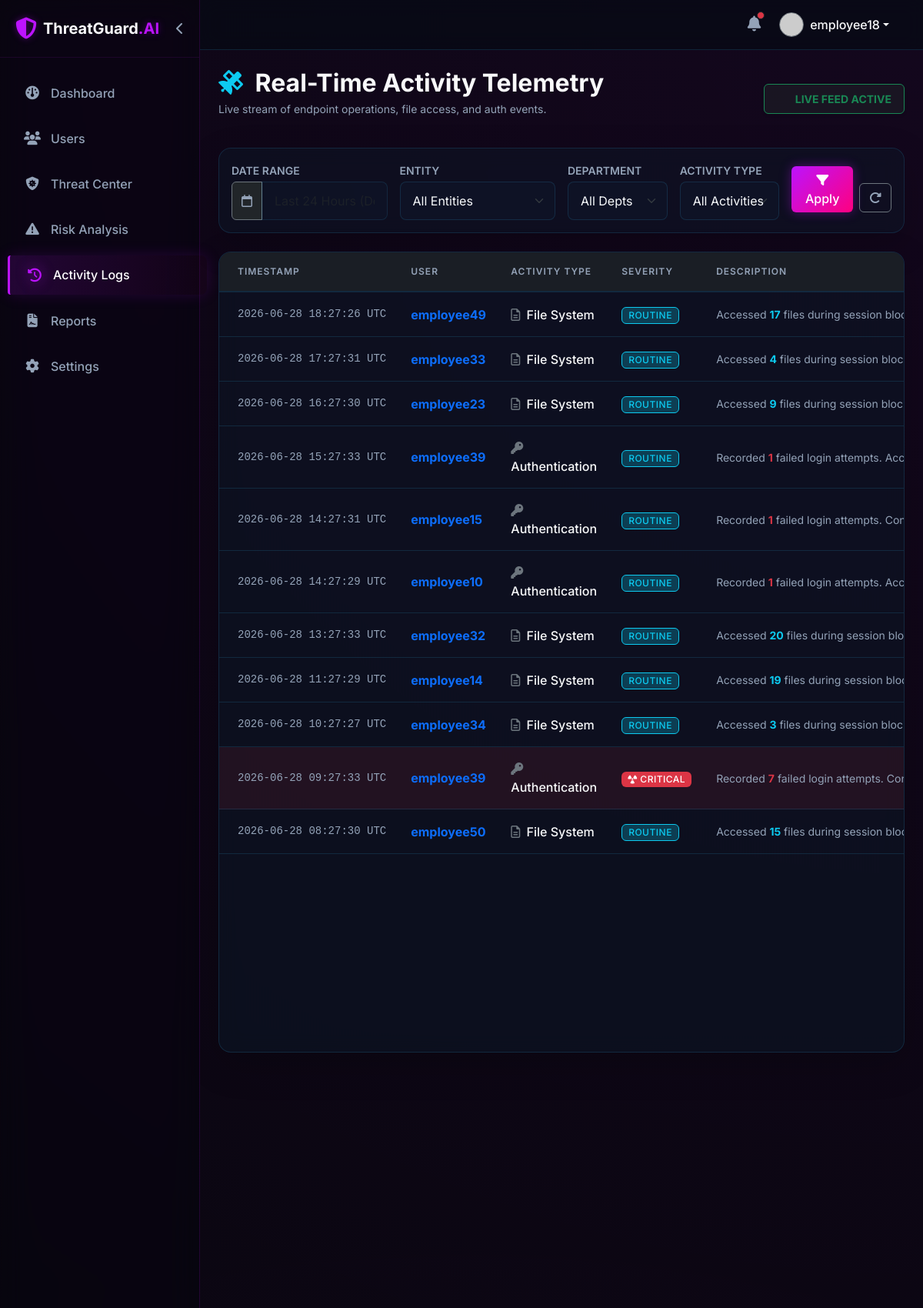
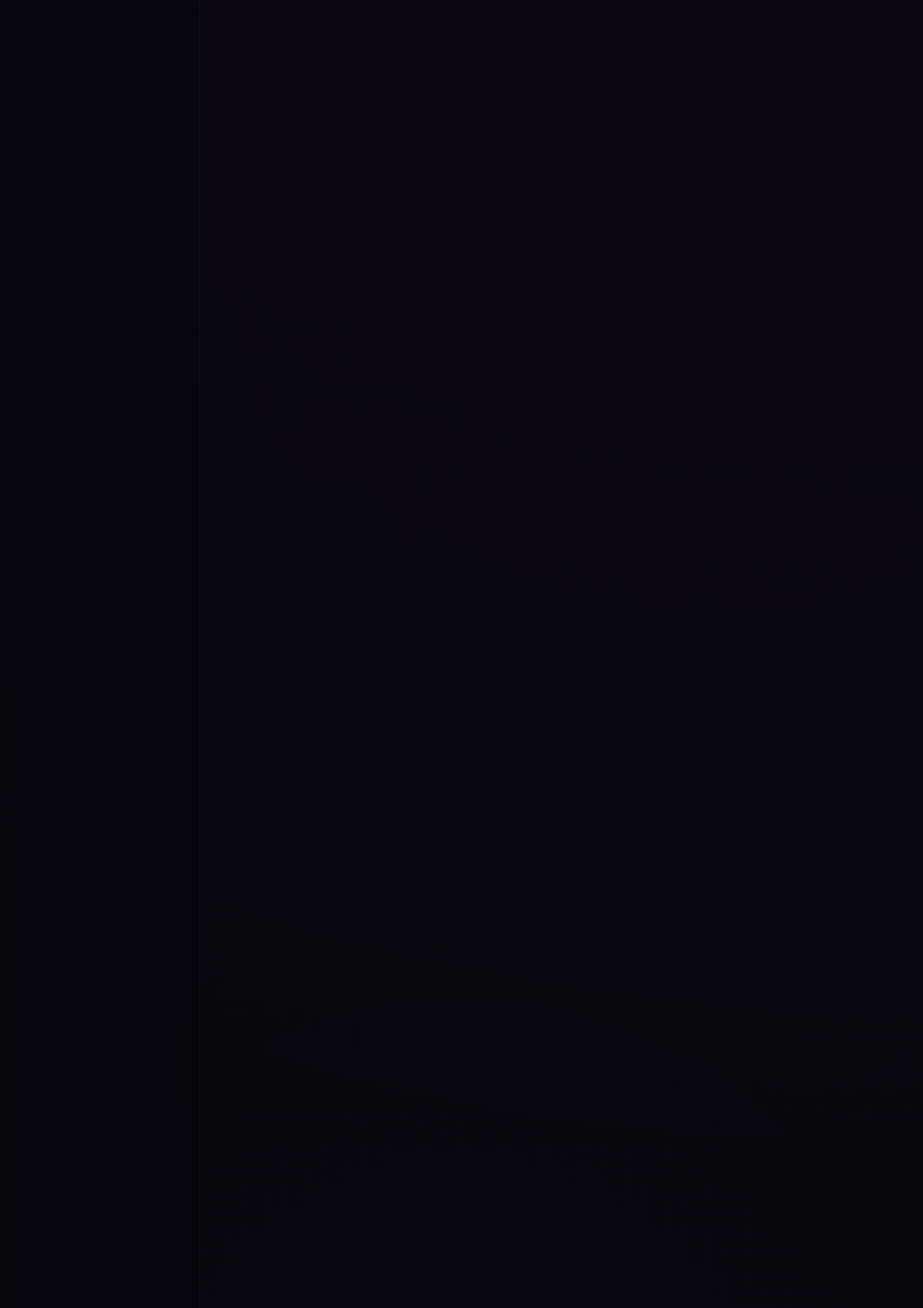
Page /users/activity (signed in, upper part) on the committed database (2 pictures, top to bottom).
### flask-insider-threat-starter/models/user.py (models this page shows, shortened)
class User(UserMixin, db.Model):
    __tablename__ = 'users'
    id = db.Column(db.Integer, primary_key=True)
    username = db.Column(db.String(64), index=True, unique=True, nullable=False)
    email = db.Column(db.String(120), index=True, unique=True, nullable=False)
    password_hash = db.Column(db.String(256), nullable=False)
    role = db.Column(db.String(64), default='employee') # e.g., 'admin', 'employee'
    department = db.Column(db.String(64), default='Engineering')
    status = db.Column(db.String(64), default='Active') # e.g., 'Active', 'Isolated', 'Suspended'

### flask-insider-threat-starter/models/activity_log.py (models this page shows, shortened)
class ActivityLog(db.Model):
    __tablename__ = 'activity_logs'
    id = db.Column(db.Integer, primary_key=True)
    username = db.Column(db.String(64), index=True, nullable=False)
    files_accessed = db.Column(db.Integer, default=0)
    usb_used = db.Column(db.Integer, default=0)
    failed_logins = db.Column(db.Integer, default=0)
    timestamp = db.Column(db.DateTime, index=True, default=datetime.utcnow)

### flask-insider-threat-starter/routes/user_routes.py (the view)
@users_bp.route('/activity')
@login_required
def all_activity_logs():
    q_user = request.args.get('user', '').strip()
    q_dept = request.args.get('dept', '').strip()
    q_type = request.args.get('type', '').strip()
    query = db.session.query(ActivityLog, User).outerjoin(User, ActivityLog.username == User.username)
    if q_user:
        query = query.filter(ActivityLog.username.ilike(f'%{q_user}%'))
    if q_dept:
        query = query.filter(User.department == q_dept)
    if q_type == 'file':
        query = query.filter(ActivityLog.files_accessed > 0)
    elif q_type == 'usb':
        query = query.filter(ActivityLog.usb_used > 0)
    elif q_type == 'login':
        query = query.filter(ActivityLog.failed_logins > 0)
    logs_data = query.order_by(ActivityLog.timestamp.desc()).limit(100).all()
    depts = [d[0] for d in db.session.query(User.department).filter(User.department != None).distinct().all()]
    users_list = [u[0] for u in db.session.query(User.username).filter(User.role != 'admin').distinct().all()]
    return render_template('activity_logs.html',
                           username='All Users',
                           logs_data=logs_data,
                           depts=depts,
                           users_list=users_list,
                           selected_user=q_user,
                           selected_dept=q_dept,
                           selected_type=q_type)

### flask-insider-threat-starter/app.py (called while the page is built)
@login_manager.user_loader
def load_user(user_id):
    from models.user import User
    return User.query.get(int(user_id))

### flask-insider-threat-starter/templates/activity_logs.html (shortened to what this page needs)
{% extends "base.html" %}
{% block content %}
<div class="row mb-4 align-items-center">
    <div class="col-md-8">
        <h2 class="text-light fw-bold mb-1">
            <i class="fa-solid fa-satellite text-info me-2 animate-pulse"></i>
            {% if username == 'All Users' %}
                Real-Time Activity Telemetry
            {% else %}
                Activity Telemetry: <span class="text-primary">{{ username }}</span>
            {% endif %}
        </h2>
        <p class="text-muted small">Live stream of endpoint operations, file access, and auth events.</p>
    </div>
    <div class="col-md-4 text-end">
        {% if username != 'All Users' %}
            <a href="{{ url_for('users.profile', username=username) }}" class="btn btn-outline-secondary rounded-pill px-4 hover-glow">
                <i class="fa-solid fa-arrow-left me-2"></i> Back to Profile
            </a>
        {% else %}
            <div class="d-inline-flex align-items-center bg-dark bg-opacity-50 border border-success px-3 py-2 rounded shadow-sm">
                <span class="text-success fw-bold small tracking-wider">LIVE FEED ACTIVE</span>
            </div>
        {% endif %}
    </div>
</div>
{% if username == 'All Users' %}
<div class="card p-3 mb-4 border border-secondary shadow-lg" style="background: rgba(13, 22, 38, 0.5) !important;">
    <form method="GET" action="{{ url_for('users.all_activity_logs') }}" class="row g-3 align-items-center">
        <div class="col-md-3">
            <label class="form-label text-muted small mb-1 fw-semibold text-uppercase">Date Range</label>
            <div class="input-group">
                <span class="input-group-text bg-dark border-secondary text-muted"><i class="fa-regular fa-calendar"></i></span>
                <input type="text" class="form-control border-secondary" placeholder="Last 24 Hours (Default)" disabled>
            </div>
        </div>
        <div class="col-md-3">
            <label class="form-label text-muted small mb-1 fw-semibold text-uppercase">Entity</label>
            <select name="user" class="form-select border-secondary bg-dark text-light">
                <option value="">All Entities</option>
            </select>
        </div>
        <div class="col-md-2">
            <label class="form-label text-muted small mb-1 fw-semibold text-uppercase">Department</label>
            <select name="dept" class="form-select border-secondary bg-dark text-light">
                <option value="">All Depts</option>
            </select>
        </div>
        <div class="col-md-2">
            <label class="form-label text-muted small mb-1 fw-semibold text-uppercase">Activity Type</label>
            <select name="type" class="form-select border-secondary bg-dark text-light">
                <option value="">All Activities</option>
            </select>
        </div>
        <div class="col-md-2 d-flex align-items-end h-100 pb-1">
            <button type="submit" class="btn btn-primary bg-purple-btn border-0 w-100 me-2"><i class="fa-solid fa-filter"></i> Apply</button>
            <a href="{{ url_for('users.all_activity_logs') }}" class="btn btn-outline-secondary border-secondary text-muted" title="Reset Filters"><i class="fa-solid fa-rotate-right"></i></a>
        </div>
    </form>
</div>
{% endif %}
<div class="card h-100 border border-secondary shadow-lg" style="background: rgba(13, 22, 38, 0.6) !important;">
    <div class="card-body p-0">
        <div class="table-responsive" style="max-height: 800px; overflow-y: auto;">
            <table class="table table-hover table-dark align-middle mb-0" style="background: transparent;">
                <thead class="bg-dark bg-opacity-75" style="position: sticky; top: 0; z-index: 1;">
                    <tr>
                        <th class="ps-4">Timestamp</th>
                        {% if username == 'All Users' %}
                            <th>User</th>
                        {% endif %}
                        <th>Activity Type</th>
                        <th>Severity</th>
                        <th class="pe-4">Description</th>
                    </tr>
                </thead>
                <tbody id="liveFeedBody">
                    {% set display_logs = logs_data if username == 'All Users' else logs %}
                    {% for item in display_logs %}
                        {% set log = item[0] if username == 'All Users' else item %}
                        {% set is_anomaly = (log.files_accessed > 50 or log.usb_used > 2 or log.failed_logins > 2) %}
                        {% set is_high = (log.files_accessed > 100 or log.usb_used > 5 or log.failed_logins > 5) %}
                        <tr class="border-bottom border-secondary {% if is_high %}bg-danger bg-opacity-10{% elif is_anomaly %}bg-warning bg-opacity-10{% endif %}">
                            <td class="ps-4 text-muted small" style="font-family: monospace; white-space: nowrap;">
                                {{ log.timestamp.strftime('%Y-%m-%d %H:%M:%S UTC') }}
                            </td>
                            {% if username == 'All Users' %}
                                <td>
                                    <a href="{{ url_for('users.profile', username=log.username) }}" class="text-primary fw-bold text-decoration-none hover-glow">
                                        {{ log.username }}
                                    </a>
                                </td>
                            {% endif %}
                            <td>
                                {% if log.failed_logins > 0 %}
                                    <span class="text-light fw-medium"><i class="fa-solid fa-key text-secondary me-1"></i> Authentication</span>
                                {% elif log.usb_used > 0 %}
                                    <span class="text-light fw-medium"><i class="fa-brands fa-usb text-secondary me-1"></i> Hardware</span>
                                {% else %}
                                    <span class="text-light fw-medium"><i class="fa-regular fa-file-lines text-secondary me-1"></i> File System</span>
                                {% endif %}
                            </td>
                            <td>
                                {% if is_high %}
                                    <span class="badge bg-danger text-white px-2 py-1"><i class="fa-solid fa-radiation animate-pulse"></i> CRITICAL</span>
                                {% elif is_anomaly %}
                                    <span class="badge bg-warning text-dark px-2 py-1"><i class="fa-solid fa-triangle-exclamation"></i> ELEVATED</span>
                                {% else %}
                                    <span class="badge bg-info bg-opacity-25 text-info border border-info px-2 py-1">ROUTINE</span>
                                {% endif %}
                            </td>
                            <td class="text-muted small pe-4">
                                <span class="d-block" style="max-width: 400px; white-space: nowrap; overflow: hidden; text-overflow: ellipsis;">
                                    {% if log.failed_logins > 0 %}
                                        Recorded <strong class="text-danger">{{ log.failed_logins }}</strong> failed login attempts.
                                    {% endif %}
                                    {% if log.usb_used > 0 %}
                                        Connected <strong class="text-warning">{{ log.usb_used }}</strong> external storage volumes.
                                    {% endif %}
                                    {% if log.files_accessed > 0 %}
                                        Accessed <strong class="text-info">{{ log.files_accessed }}</strong> files during session block.
                                    {% endif %}
                                </span>
                            </td>
                        </tr>
                    {% endfor %}
                </tbody>
            </table>
        </div>
    </div>
</div>
{% endblock %}

### flask-insider-threat-starter/templates/base.html (shortened to what this page needs)
<!DOCTYPE html>
<html lang="en">
<head>
    <link href="https://cdn.jsdelivr.net/npm/bootstrap@5.3.0/dist/css/bootstrap.min.css" rel="stylesheet">
    <link rel="stylesheet" href="https://cdnjs.cloudflare.com/ajax/libs/font-awesome/6.4.0/css/all.min.css">
    <link rel="stylesheet" href="{{ url_for('static', filename='css/style.css') }}">
</head>
<body class="dark-theme">
{% if current_user.is_authenticated %}
<div id="wrapper">
    <div id="sidebar-wrapper" class="glass-sidebar">
        <div class="sidebar-brand-section d-flex align-items-center justify-content-between">
            <div class="sidebar-heading text-light fs-5 fw-bold d-flex align-items-center brand-logo">
                <i class="fa-solid fa-shield-halved text-purple-glow me-2 fs-3 animate-pulse"></i>
                <span class="brand-text">ThreatGuard<span class="text-purple-glow">.AI</span></span>
            </div>
            <button id="sidebarCollapseBtn" class="btn btn-link text-muted p-0 d-none d-md-block">
                <i class="fa-solid fa-chevron-left toggle-icon"></i>
            </button>
        </div>
        <div class="list-group list-group-flush mt-3 flex-grow-1">
            <a href="{{ url_for('dashboard.index') }}" class="list-group-item list-group-item-action {% if request.endpoint == 'dashboard.index' %}active-link{% endif %}" data-bs-toggle="tooltip" data-bs-placement="right" title="Dashboard">
                <i class="fa-solid fa-gauge"></i> <span class="menu-text">Dashboard</span>
            </a>
            <a href="{{ url_for('users.index') }}" class="list-group-item list-group-item-action " data-bs-toggle="tooltip" data-bs-placement="right" title="Users">
                <i class="fa-solid fa-users"></i> <span class="menu-text">Users</span>
            </a>
            <a href="{{ url_for('alerts.index') }}" class="list-group-item list-group-item-action {% if request.endpoint == 'alerts.index' %}active-link{% endif %}" data-bs-toggle="tooltip" data-bs-placement="right" title="Threat Center">
                <i class="fa-solid fa-shield-virus"></i> <span class="menu-text">Threat Center</span>
            </a>
            <a href="{{ url_for('risk.index') }}" class="list-group-item list-group-item-action {% if request.endpoint == 'risk.index' %}active-link{% endif %}" data-bs-toggle="tooltip" data-bs-placement="right" title="Risk Analysis">
                <i class="fa-solid fa-triangle-exclamation"></i> <span class="menu-text">Risk Analysis</span>
            </a>
            <a href="{{ url_for('users.all_activity_logs') }}" class="list-group-item list-group-item-action {% if request.endpoint == 'users.all_activity_logs' %}active-link{% endif %}" data-bs-toggle="tooltip" data-bs-placement="right" title="Activity Logs">
                <i class="fa-solid fa-clock-rotate-left"></i> <span class="menu-text">Activity Logs</span>
            </a>
            <a href="{{ url_for('reports.index') }}" class="list-group-item list-group-item-action {% if request.endpoint == 'reports.index' %}active-link{% endif %}" data-bs-toggle="tooltip" data-bs-placement="right" title="Reports">
                <i class="fa-solid fa-file-contract"></i> <span class="menu-text">Reports</span>
            </a>
            <a href="{{ url_for('dashboard.settings') }}" class="list-group-item list-group-item-action " data-bs-toggle="tooltip" data-bs-placement="right" title="Settings">
                <i class="fa-solid fa-gear"></i> <span class="menu-text">Settings</span>
            </a>
        </div>
    </div>
    <div id="page-content-wrapper">
        <nav class="navbar navbar-expand-lg">
            <div class="container-fluid">
                <div class="ms-auto d-flex align-items-center">
                    <a href="{{ url_for('dashboard.notifications') }}" class="text-light me-4 position-relative hover-glow" data-bs-toggle="tooltip" data-bs-placement="bottom" title="Notifications">
                        <i class="fa-solid fa-bell fs-5 text-muted"></i>
                        <span class="position-absolute top-0 start-100 translate-middle p-1 bg-danger border border-dark rounded-circle animate-pulse">
                        </span>
                    </a>
                    <div class="dropdown">
                        <a href="#" class="d-flex align-items-center text-light text-decoration-none dropdown-toggle" id="dropdownUser" data-bs-toggle="dropdown" aria-expanded="false">
                            <img src="https://ui-avatars.com/api/?name={{ current_user.username }}&background=bc13fe&color=fff&rounded=true" alt="mdo" width="32" height="32" class="rounded-circle me-2 border border-secondary">
                            <span class="fw-medium">{{ current_user.username }}</span>
                        </a>
                    </div>
                </div>
            </div>
        </nav>
        <div class="container-fluid p-4 fade-in">
            {% block content %}{% endblock %}
        </div>
    </div>
</div>
{% endif %}
</body>
</html>

### rows in the picture
User: username "employee18"
ActivityLog: timestamp "2026-06-28 18:27:26 UTC", username "employee49", failed_logins 0 (drawn), shows "ROUTINE", files_accessed "17"
ActivityLog: timestamp "2026-06-28 17:27:31 UTC", username "employee33", failed_logins 0 (drawn), shows "ROUTINE", files_accessed "4"
ActivityLog: timestamp "2026-06-28 16:27:30 UTC", username "employee23", failed_logins 0 (drawn), shows "ROUTINE", files_accessed "9"
ActivityLog: timestamp "2026-06-28 15:27:33 UTC", username "employee39", shows "Authentication", shows "ROUTINE", failed_logins "1"
ActivityLog: timestamp "2026-06-28 14:27:31 UTC", username "employee15", shows "Authentication", shows "ROUTINE", failed_logins "1"
ActivityLog: timestamp "2026-06-28 14:27:29 UTC", username "employee10", shows "Authentication", shows "ROUTINE", failed_logins "1"
ActivityLog: timestamp "2026-06-28 13:27:33 UTC", username "employee32", failed_logins 0 (drawn), shows "ROUTINE", files_accessed "20"
ActivityLog: timestamp "2026-06-28 11:27:29 UTC", username "employee14", failed_logins 0 (drawn), shows "ROUTINE", files_accessed "19"
ActivityLog: timestamp "2026-06-28 10:27:27 UTC", username "employee34", failed_logins 0 (drawn), shows "ROUTINE", files_accessed "3"
ActivityLog: timestamp "2026-06-28 09:27:33 UTC", username "employee39", shows "Authentication", shows "CRITICAL", failed_logins "7"
ActivityLog: timestamp "2026-06-28 08:27:30 UTC", username "employee50", failed_logins 0 (drawn), shows "ROUTINE", files_accessed "15"
